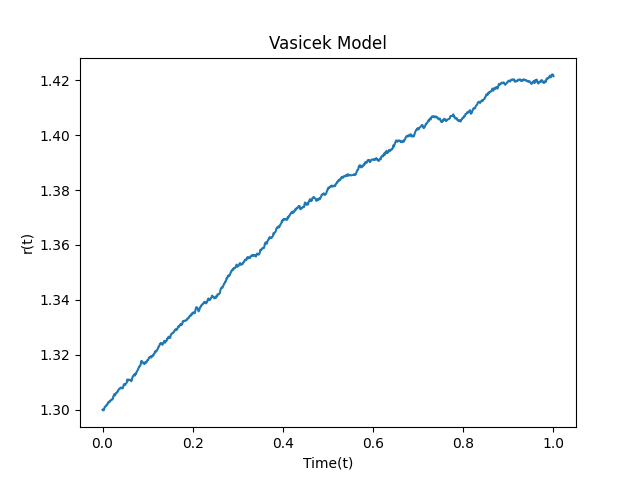

This figure's Python source:
import matplotlib.pyplot as plt
import numpy as np

def vasicek_model(r0, kappa, theta, sigma,T=1, N=1000):

    dt=T/float(N)
    t=np.linspace(0,T,N+1)
    rates=[r0]

    for _ in range(N):
        dr=kappa*(theta-rates[-1])*dt + sigma*np.sqrt(dt)*np.random.normal()
        rates.append(rates[-1]+dr)

    return t, rates

def plt_model(t,r):
    plt.plot(t,r)
    plt.xlabel('Time(t)')
    plt.ylabel('r(t)')
    plt.title('Vasicek Model')
    plt.show()


if __name__=='__main__':
    time , data = vasicek_model(1.3, 0.9,1.5, 0.01)
    plt_model(time,data)
